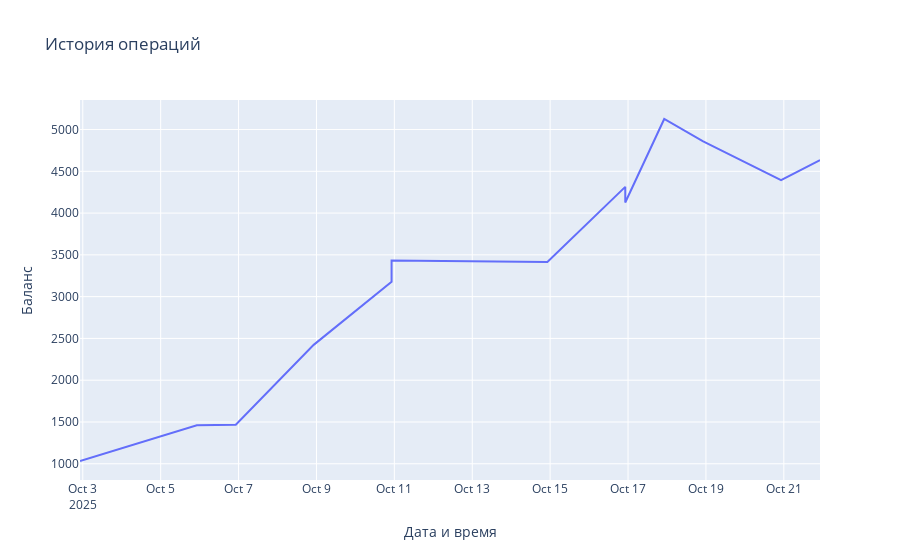

Notebook code for this chart:
### Code cell
acc_lst[2].plot_history()

### Figure 1 — Plotly figure (JSON) as saved in the notebook; plotly's stock layout.template omitted (floating-point values rounded to 4 significant figures)
{"data": [{"hovertemplate": "datetime=%{x}<br>balance=%{y}<extra></extra>", "legendgroup": "", "line": {"color": "#636efa", "dash": "solid"}, "marker": {"symbol": "circle"}, "mode": "lines", "name": "", "orientation": "v", "showlegend": false, "type": "scatter", "x": ["2025-10-02T22:17:26.000000000", "2025-10-05T22:17:26.000000000", "2025-10-06T22:17:26.000000000", "2025-10-08T22:17:26.000000000", "2025-10-10T22:17:26.000000000", "2025-10-10T22:17:26.000000000", "2025-10-14T22:17:26.000000000", "2025-10-16T22:17:26.000000000", "2025-10-16T22:17:26.000000000", "2025-10-17T22:17:26.000000000", "2025-10-18T22:17:26.000000000", "2025-10-20T22:17:26.000000000", "2025-10-21T22:17:26.000000000"], "xaxis": "x", "y": [1033.0, 1461.0, 1467.0, 2423.0, 3177.0, 3432.0, 3416.0, 4314.0, 4127.0, 5126.0, 4858.0, 4395.0, 4634.0], "yaxis": "y"}], "layout": {"legend": {"tracegroupgap": 0}, "title": {"text": "История операций"}, "xaxis": {"anchor": "y", "domain": [0, 1], "title": {"text": "Дата и время"}}, "yaxis": {"anchor": "x", "domain": [0, 1], "title": {"text": "Баланс"}}}}
